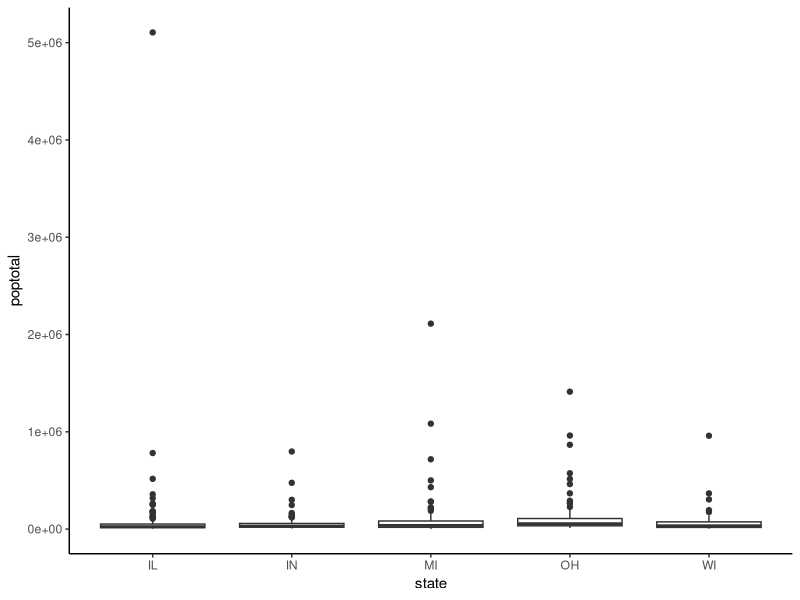

The R script that drew this image:
## ---- chunk 1
knitr::opts_chunk$set(echo = TRUE, warning = FALSE, message = FALSE)
## ---- chunk 2
library(tidyverse)
library(dplyr)
data("midwest")
## ---- chunk 3
x <- midwest %>% select("state", "poptotal", "popwhite", "popblack", "popamerindian", "popasian", "popother") %>% group_by(state) %>% summarise(prom_poptotal = mean(poptotal), prom_popwhite = mean(popwhite), prom_popblack = mean(popblack), prom_popamerindian = mean(popamerindian), prom_popasian = mean(popasian), prom_popother = mean(popother))
knitr::kable(x, caption = "Tabla 1: Valores promedio de personas por población en cada estado", digits = 6)
## ---- chunk 4

ggplot(midwest, aes(x = state, y = poptotal)) + geom_boxplot(aes(fill = popwhite)) + theme_classic()

